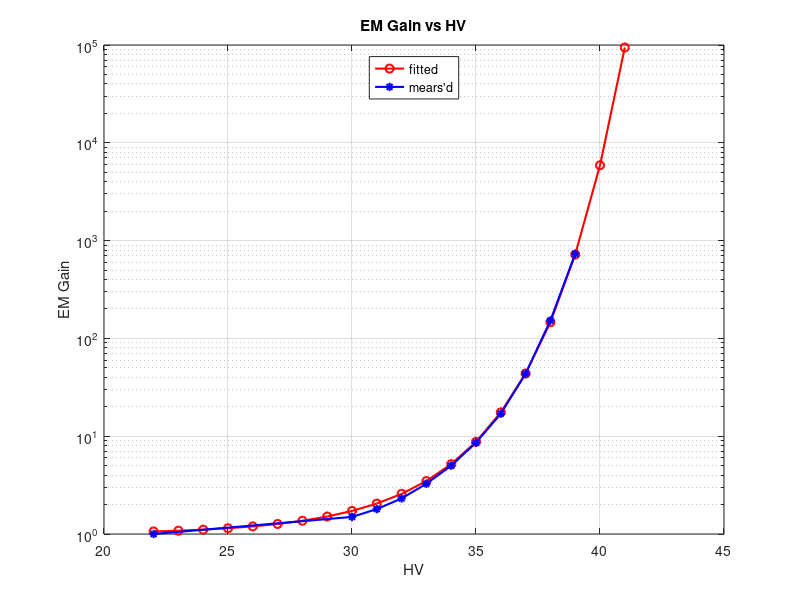
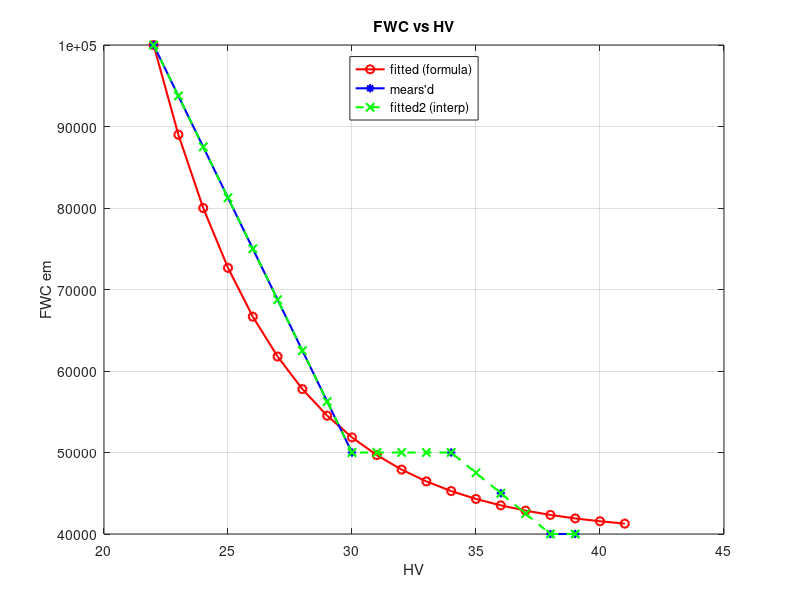
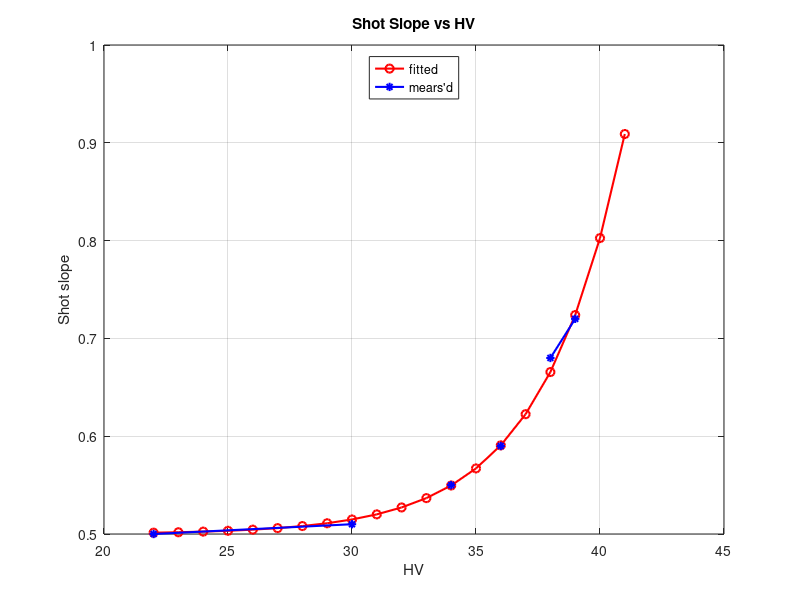
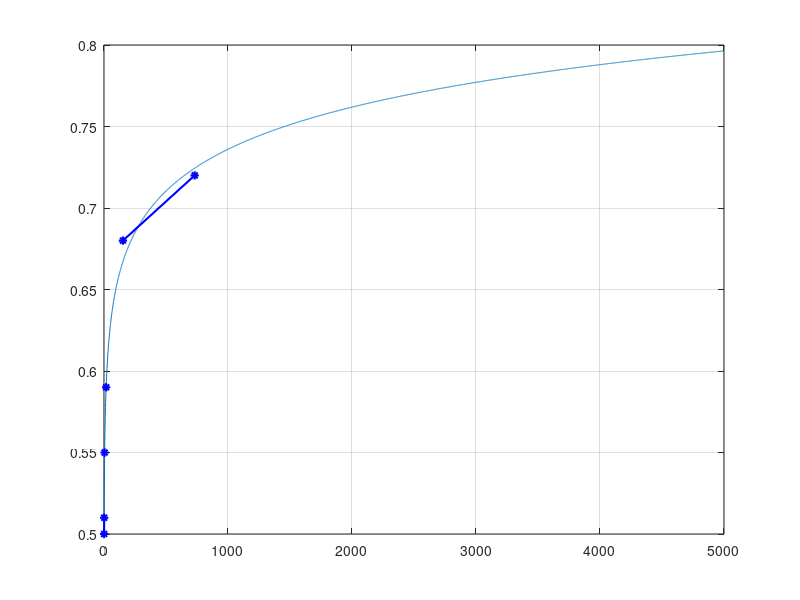

Write the MATLAB code that produced these figures, in order.

hv  = [22 30:39];
emG = [ 1 1.495 1.797 2.31 3.264 5 8.581 16.99 43.6 152.5 731.4];
fwc = [ 100000, 50000, nan, nan, nan, 50000, nan, 45000, nan, 40000,40000];
shotSlp = [0.5 0.51 nan nan nan 0.55 nan 0.59 nan 0.68 0.72];

hv0 = 22:41; hv; 
emG0 = 1:5000;

%fitG = 10.^(2.^(hv0/2.5)/2.^(hv0(1)/2.5)/39);			
fitG = 10.^(2.^(hv0/2.5)/2.^(22/2.5)/39);			

%hv as function of g:
%hv = -(210*log(2) + 5*log(log(10))...
%    - 5*log(76451918253118239*log(g)))/(2*log(2));

fitFWC  = 6e4*1.5.^(-hv0/2)/1.5.^(-hv0(1)/2)+40000;
fitFWCg = (6917529027641081856000*(3/2).^(337164395852765312/6243314768165359 ...
- (11258999068426240*log(76451918253118240.*log(emG0)))./6243314768165359))/...
    1332894850849759 + 40000;


fitShot = 0.5 +2.^(hv0/2.3)/2.^(hv0(1)/2.3)/750;
fitShotg = (4398046511104*2.^((225179981368524800*...
log(76451918253118240.*log(emG0)))./143596239667803257 - ...
6743287917055306240/143596239667803257))/2498839895518397625 + 1/2;
hv1= hv; hv1(isnan(fwc))=[];
fwc1= fwc; fwc1(isnan(fwc))=[];
fitFWC2 = interp1(hv1, fwc1, hv0,'linear');

fgNum =30;
figure(fgNum), clf,semilogy(hv0, fitG,'ro-', 'linewidth', 1.5)
hold on,semilogy(hv, emG,'b*-', 'linewidth', 1.5), grid on
xlabel('HV'), ylabel('EM Gain'), title('EM Gain vs HV')
legend('fitted','mears''d', 'location', 'north')
print('-dpng', 'hv_vs_em_gain')

figure(fgNum+1), clf,plot(hv0, fitFWC,'ro-', 'linewidth', 1.5)
hold on, plot(hv, fwc,'b*-','linewidth', 1.5), grid on
hold on, plot(hv0, fitFWC2,'gx--','linewidth', 1.5), grid on
legend('fitted (formula)','mears''d', 'fitted2 (interp)','location', 'north')
xlabel('HV'), ylabel('FWC em'), title('FWC vs HV')
print('-dpng', 'hv_vs_fwc_em')

figure(fgNum+2), clf,plot(hv0, fitShot,'ro-', 'linewidth', 1.5)
hold on, plot(hv, shotSlp,'b*-','linewidth', 1.5), grid on
xlabel('HV'), ylabel('Shot slope'),title('Shot Slope vs HV')
legend('fitted','mears''d', 'location', 'north')
print('-dpng', 'hv_vs_shot_slope')

figure(fgNum+3), clf,plot(emG0, fitShotg)
hold on, plot(emG,shotSlp,'b*-','linewidth',1.5),grid on
print('-dpng','shot_slope_vs_em_gain')

figure(fgNum+4), clf,plot(emG0, fitFWCg)
hold on, plot(emG,fwc,'b*-','linewidth',1.5),grid on
print('-dpng','FWC_vs_em_gain')